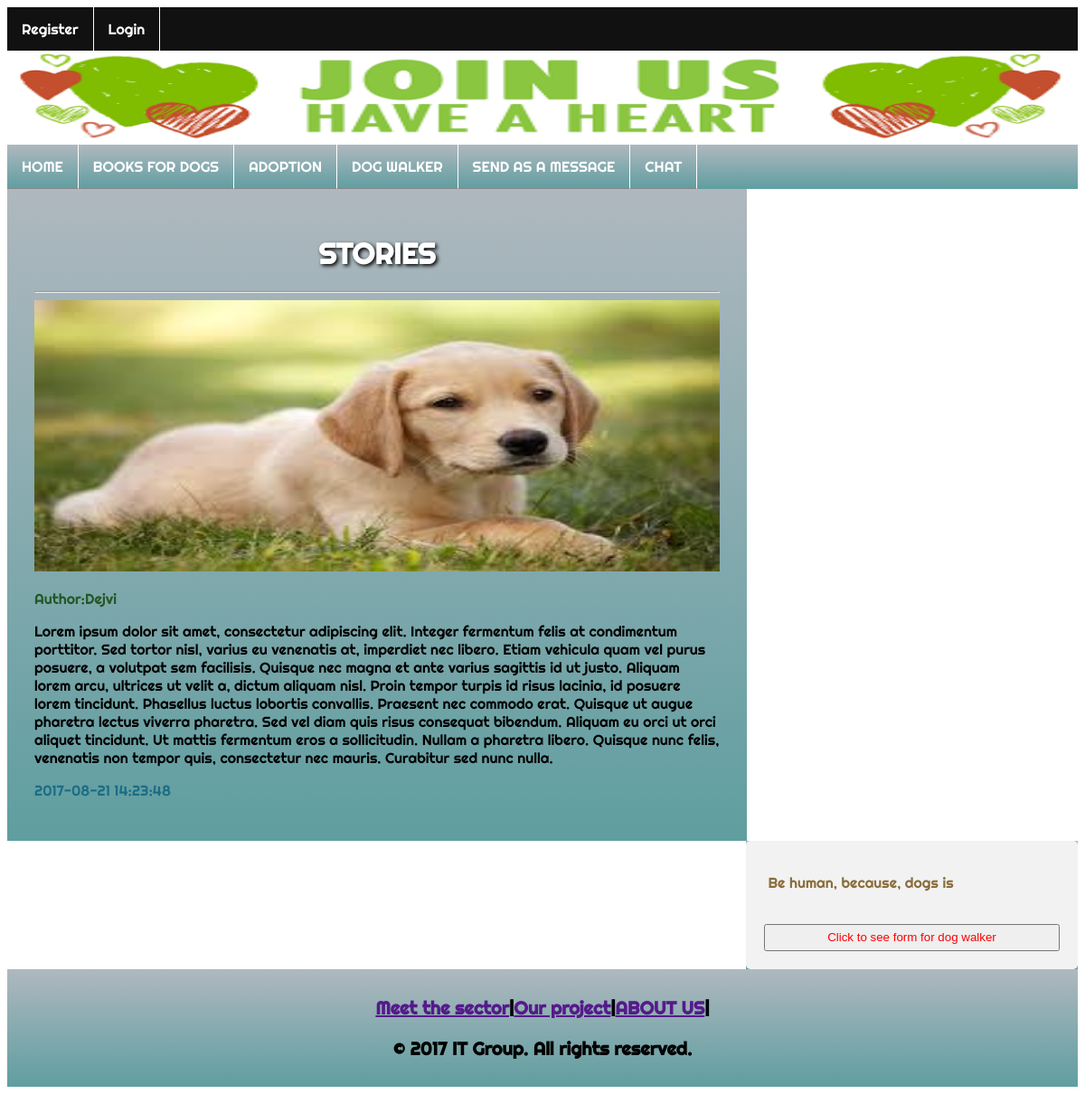
The app's page /pages/more.php?id=32 with its own data.
### tables this page shows
CREATE TABLE IF NOT EXISTS `stories` (
  `id` int(11) NOT NULL AUTO_INCREMENT,
  `author` varchar(100) DEFAULT NULL,
  `txt` text,
  `date` datetime DEFAULT NULL,
  `img` text,
  PRIMARY KEY (`id`)
);

### class/classDogs.php (called while the page is built, shortened)
<?php
class Dogs
{
    private $conn;
    public function __construct($conn)
    {
        $this->conn = $conn;
    }
    public function selectStoriesId($id)
    {
        $stmt = $this->conn->prepare("select * from stories where id=:id");
        $stmt->bindValue(":id", $id);
        $stmt->execute();
        $rez = $stmt->fetchAll(PDO::FETCH_OBJ);
        return $rez;
    }
}

### pages/more.php (the view)
<?php
include_once(dirname(__FILE__) . '/../html/head2.php');
include_once(dirname(__FILE__) . '/../html/nav2.php');
include_once(dirname(__FILE__) . '/../class/classDogs.php');
$dogs = new Dogs($conn);
?>
<div id="main">
    <h1 style="color: white;
    text-shadow: 2px 2px 4px #000000;text-align: center;">STORIES</h1>
    <hr>
    <div id="block">
        <?php
        if(isset($_GET["id"])){
            $id = $_GET["id"];
            $storiesId = $dogs->selectStoriesId($id);
            foreach($storiesId as $m){
             ?>
            <div style="width: 100%;">
                <img src="./../admin/imgStories/<?php echo $m->img; ?>" alt="img" style="width: 100%;height: 300px;">
                <p style="color: #255625;">Author:<?php echo $m->author; ?></p>
                <div style="width: 100%;">
                    <?php echo $m->txt; ?><br><p style="color: #1b6d85;"><?php echo $m->date; ?></p></div>
            </div>
        <?php }} ?>
    </div>
</div>
<?php
include_once(dirname(__FILE__) . '/../html/sidebar.php');
include_once(dirname(__FILE__) . '/../html/footer.php');
?>

### s.css (style rules this page uses)
html,body { font-family: 'Righteous', cursive; }
#main { width: 64%; float: left; padding: 30px; background: linear-gradient(rgba(124, 139, 150, 0.61),cadetblue); height: 100%; }
#block { overflow: hidden; }

### records on screen
stories: img (picture), author "Dejvi", txt "Lorem ipsum dolor sit amet, consectetur adipiscing elit. Integer fermentum felis at condimentum porttitor. Sed tortor nisl, varius eu venenatis at, imperdiet nec libero. Etiam vehicula quam vel purus posuere, a volutpat sem facilisis. Quisque nec magna et ante varius sagittis id ut justo. Aliquam lorem arcu, ultrices ut velit a, dictum aliquam nisl. Proin tempor turpis id risus lacinia, id posuere lorem tincidunt. Phasellus luctus lobortis convallis. Praesent nec commodo erat. Quisque ut augue pharetra lectus viverra pharetra. Sed vel diam quis risus consequat bibendum. Aliquam eu orci ut orci aliquet tincidunt. Ut mattis fermentum eros a sollicitudin. Nullam a pharetra libero. Quisque nunc…", date "2017-08-21 14:23:48"
